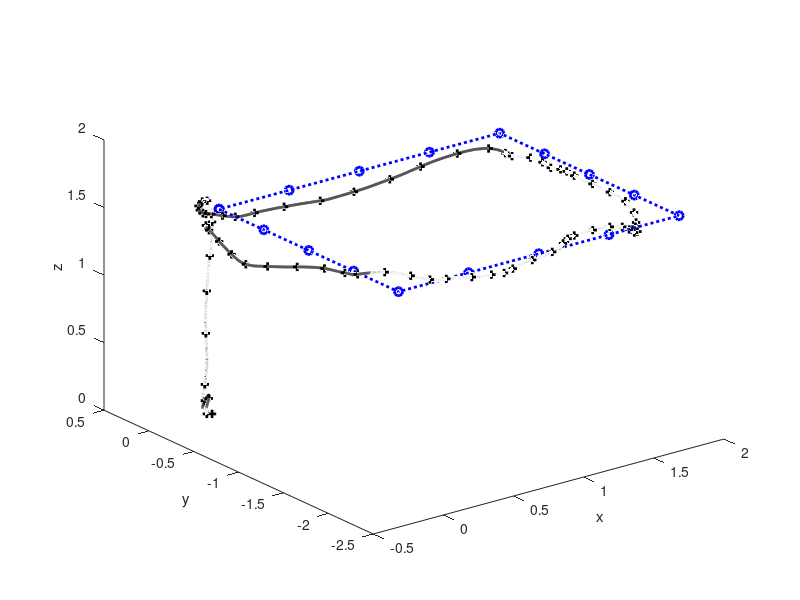

Write the MATLAB code that produced this figure.
%t:temps
%x:coordonnée du drone en x
%y:coordonnée du drone en y
%z:coordonnée du drone en z
%Wx:coordonnée du waypoint en x
%Wy:coordonnée du waypoint en y
%Wz:coordonnée du waypoint en z
%r:angle de rotation du drone autour de x (roulis)
%p:angle de rotation du drone autour de y (tangage)
%yaw:angle de rotation du drone autour de z (lacet)

%--------------------------------extractions de ros
close all
clear all

fileID = fopen('trajectoire_finale/trajectoire_effectuee.txt','r');
%---------------------t x  y  z  Wx Wy Wz r  p  yaw
C = textscan(fileID,'%f %f %f %f %f %f %f %f %f %f\n');
plot3(C{2},C{3},C{4},'k',"LineWidth",2)
hold on
plot3(C{2}(1:250:end),C{3}(1:250:end),C{4}(1:250:end),'k+',"LineWidth",2)
xlabel('x');
ylabel('y');
zlabel('z');
fclose(fileID);


%--------------------------------trajectoire théorique
hold on
fileID = fopen('trajectoire_finale/trajectoire_demandee.txt','r');
%---------------------x   y   z  yaw  sleep
C = textscan(fileID,'[%f, %f, %f, %f, %f],');
plot3(C{1},C{2},C{3},'b:o',"LineWidth",2);
fclose(fileID);
